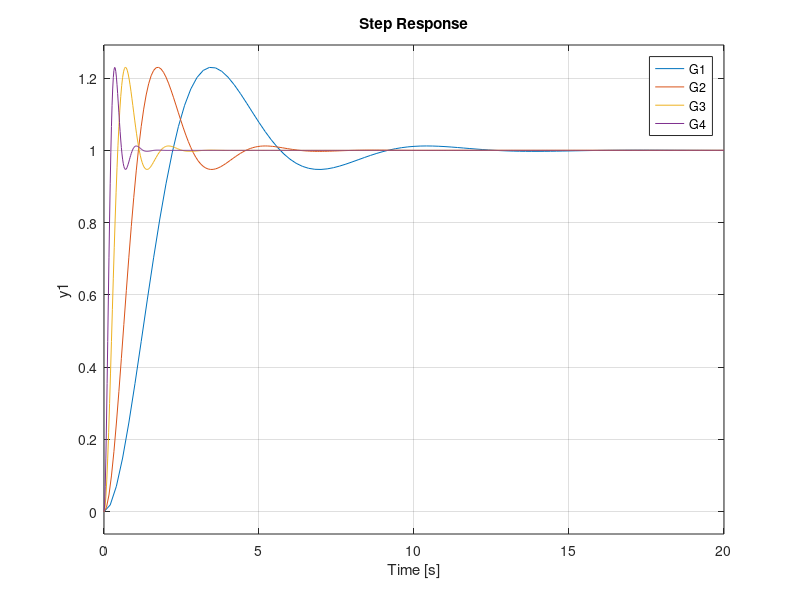

The MATLAB source for this figure: (Note: this script raises an error after producing the figure.)
% Master1 CORO 
% Classical Control
% exercise 1 of lab1

clear all, close all, clc

disp('section 2.4')
disp('---------------------------------------------')

% ----- 変更箇所👇 ----- %

k=1;

% ξの値（ξ使えないから）
a = 0.4237;

wn1=1; wn2=2; wn3=5; wn4=10;

num1 = k * wn1^2;
den1 = [1, 2*a*wn1, wn1^2];
num2 = k * wn2^2;
den2 = [1, 2*a*wn2, wn2^2];
num3 = k * wn3^2;
den3 = [1, 2*a*wn3, wn3^2];
num4 = k * wn4^2;
den4 = [1, 2*a*wn4, wn4^2];

G1 = tf(num1, den1);
G2 = tf(num2, den2);
G3 = tf(num3, den3);
G4 = tf(num4, den4);

% ----- 変更箇所👆 ----- %


f1=figure(1);
set(f1,'position',[1    52   504   343])
subplot(121)
%bode(G1,G2,G3,G4);
bodemag(G1,G2,G3,G4);
legend('G1','G2','G3','G4')
subplot(122)
step(G1,G2,G3,G4)
legend('G1','G2','G3','G4')

wc1=bandwidth(G1);
wc2=bandwidth(G2);
wc3=bandwidth(G3);
wc4=bandwidth(G4);

S1 = stepinfo(G1,'SettlingTimeThreshold',0.05);
S2 = stepinfo(G2,'SettlingTimeThreshold',0.05);
S3 = stepinfo(G3,'SettlingTimeThreshold',0.05);
S4 = stepinfo(G4,'SettlingTimeThreshold',0.05);

disp(['Bandwith of G1 (T1=1) :',num2str(wc1)])
disp(['Bandwith of G2 (T2=5) :',num2str(wc2)])
disp(['Bandwith of G3 (T3=10) :',num2str(wc3)])
disp(['Bandwith of G4 (T4=50) :',num2str(wc4)])
disp(' ')
disp(['5% settling time of G1 (T1=1) :',num2str(S1.SettlingTime)])
disp(['5% settling time of G2 (T2=5) :',num2str(S2.SettlingTime)])
disp(['5% settling time of G3 (T3=10) :',num2str(S3.SettlingTime)])
disp(['5% settling time of G4 (T4=50) :',num2str(S4.SettlingTime)])
disp(' ')
